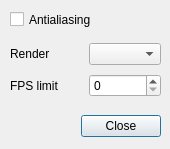
<?xml version="1.0" encoding="UTF-8"?>
<ui version="4.0">
 <class>HUD2DialogRender</class>
 <widget class="QDialog" name="HUD2DialogRender">
  <property name="geometry">
   <rect>
    <x>0</x>
    <y>0</y>
    <width>170</width>
    <height>149</height>
   </rect>
  </property>
  <property name="sizePolicy">
   <sizepolicy hsizetype="Fixed" vsizetype="Fixed">
    <horstretch>0</horstretch>
    <verstretch>0</verstretch>
   </sizepolicy>
  </property>
  <property name="windowTitle">
   <string>Render</string>
  </property>
  <widget class="QWidget" name="gridLayoutWidget_2">
   <property name="geometry">
    <rect>
     <x>10</x>
     <y>40</y>
     <width>151</width>
     <height>61</height>
    </rect>
   </property>
   <layout class="QGridLayout" name="gridLayout_3">
    <item row="0" column="1">
     <widget class="QComboBox" name="renderComboBox"/>
    </item>
    <item row="0" column="0">
     <widget class="QLabel" name="label_7">
      <property name="text">
       <string>Render</string>
      </property>
     </widget>
    </item>
    <item row="1" column="0">
     <widget class="QLabel" name="label_2">
      <property name="text">
       <string>FPS limit</string>
      </property>
     </widget>
    </item>
    <item row="1" column="1">
     <widget class="QSpinBox" name="fpsSpinBox">
      <property name="toolTip">
       <string>&lt;html&gt;&lt;head/&gt;&lt;body&gt;&lt;p&gt;&lt;br/&gt;&lt;/p&gt;&lt;/body&gt;&lt;/html&gt;</string>
      </property>
     </widget>
    </item>
   </layout>
  </widget>
  <widget class="QCheckBox" name="aacheckBox">
   <property name="geometry">
    <rect>
     <x>10</x>
     <y>10</y>
     <width>92</width>
     <height>19</height>
    </rect>
   </property>
   <property name="text">
    <string>Antialiasing</string>
   </property>
  </widget>
  <widget class="QDialogButtonBox" name="buttonBox">
   <property name="geometry">
    <rect>
     <x>60</x>
     <y>110</y>
     <width>101</width>
     <height>33</height>
    </rect>
   </property>
   <property name="standardButtons">
    <set>QDialogButtonBox::Close</set>
   </property>
  </widget>
 </widget>
 <resources/>
 <connections>
  <connection>
   <sender>buttonBox</sender>
   <signal>clicked(QAbstractButton*)</signal>
   <receiver>HUD2DialogRender</receiver>
   <slot>close()</slot>
   <hints>
    <hint type="sourcelabel">
     <x>110</x>
     <y>126</y>
    </hint>
    <hint type="destinationlabel">
     <x>84</x>
     <y>74</y>
    </hint>
   </hints>
  </connection>
 </connections>
</ui>
